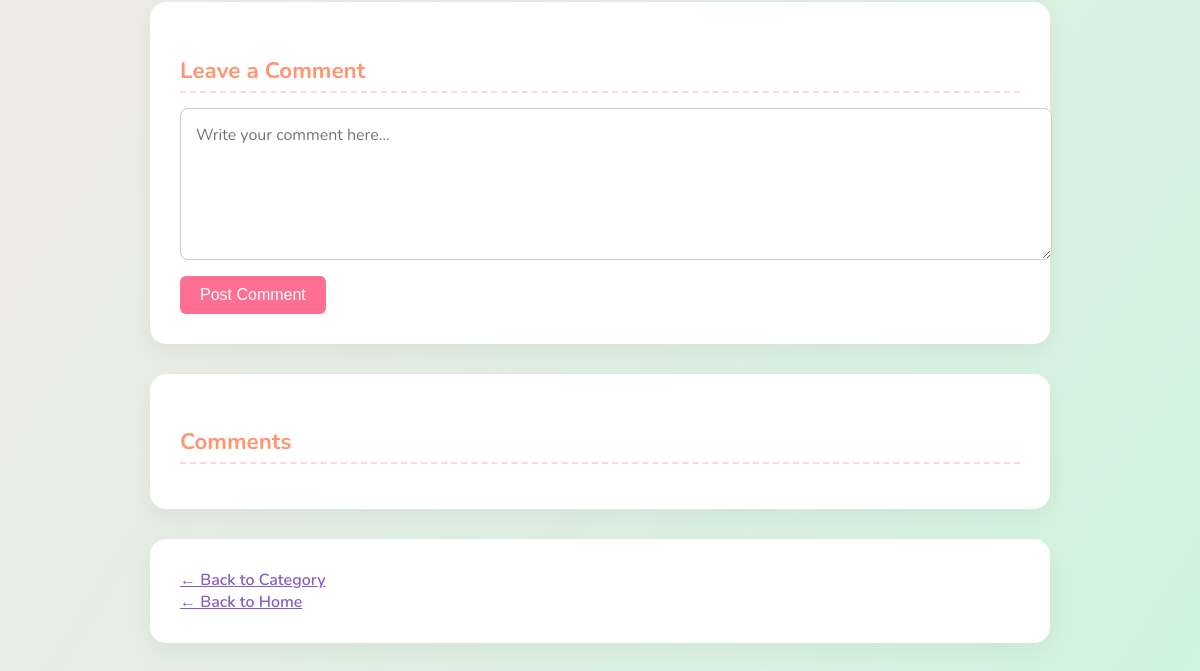
The page /recipe/8 (lower part) on the database as committed earlier.
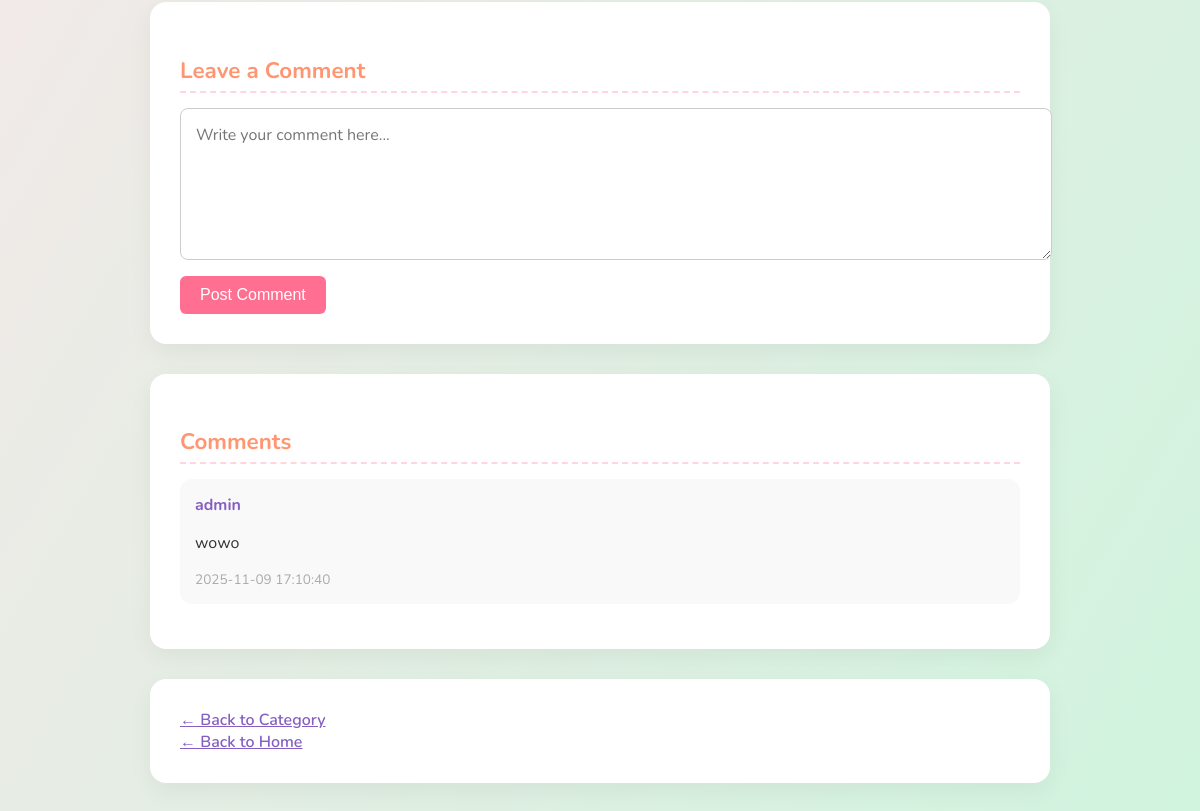
The same page on the database as committed later.
### tables this page shows
CREATE TABLE comments (
    id INTEGER PRIMARY KEY AUTOINCREMENT,
    recipe_id INTEGER NOT NULL,
    user_name TEXT NOT NULL,
    comment_text TEXT NOT NULL,
    created_at TIMESTAMP DEFAULT CURRENT_TIMESTAMP,
    FOREIGN KEY(recipe_id) REFERENCES recipes(id) ON DELETE CASCADE,
    CHECK(length(comment_text) <= 500)
    );

### app.py (the view)
@app.route('/recipe/<int:recipe_id>')
def recipe(recipe_id):
    db = get_db()
    recipe = db.execute('SELECT * FROM recipes WHERE id=?', (recipe_id,)).fetchone()
    comments = db.execute('SELECT * FROM comments WHERE recipe_id=? ORDER BY created_at DESC', (recipe_id,)).fetchall()
    return render_template('recipe.html', recipe=recipe, comments=comments)

### app.py (called while the page is built)
def get_db():
    db = getattr(g, '_database', None)
    if db is None:
        db = g._database = sqlite3.connect(DATABASE)
        db.row_factory = sqlite3.Row
    return db

@app.teardown_appcontext
def close_connection(exception):
    db = getattr(g, '_database', None)
    if db is not None:
        db.close()

### templates/recipe.html (shortened to what this page needs)
<!DOCTYPE html>
<html lang="en">
<head>
</head>
<body>
    <div class="container">
        <div class="card comment-box">
            <h3>Leave a Comment</h3>
            <form action="/add_comment/{{ recipe.id }}" method="POST">
                <textarea name="comment" placeholder="Write your comment here..." required></textarea>
                <button type="submit">Post Comment</button>
            </form>
        </div>
        <div class="card comments">
            <h3>Comments</h3>
            {% for comment in comments %}
                <div class="comment">
                    <div class="username">{{ comment.user_name }}</div>
                    <p>{{ comment.comment_text }}</p>
                    <div class="created-at">{{ comment.created_at }}</div>
                </div>
            {% endfor %}
        </div>
        <div class="card">
            <a href="/category/{{ recipe.category_id }}">← Back to Category</a><br>
            <a href="/index">← Back to Home</a>
        </div>
    </div>
</body>
</html>

Rows that differ between the two databases and show on the page:
added comments: user_name "admin", comment_text "wowo", created_at "2025-11-09 17:10:40"
